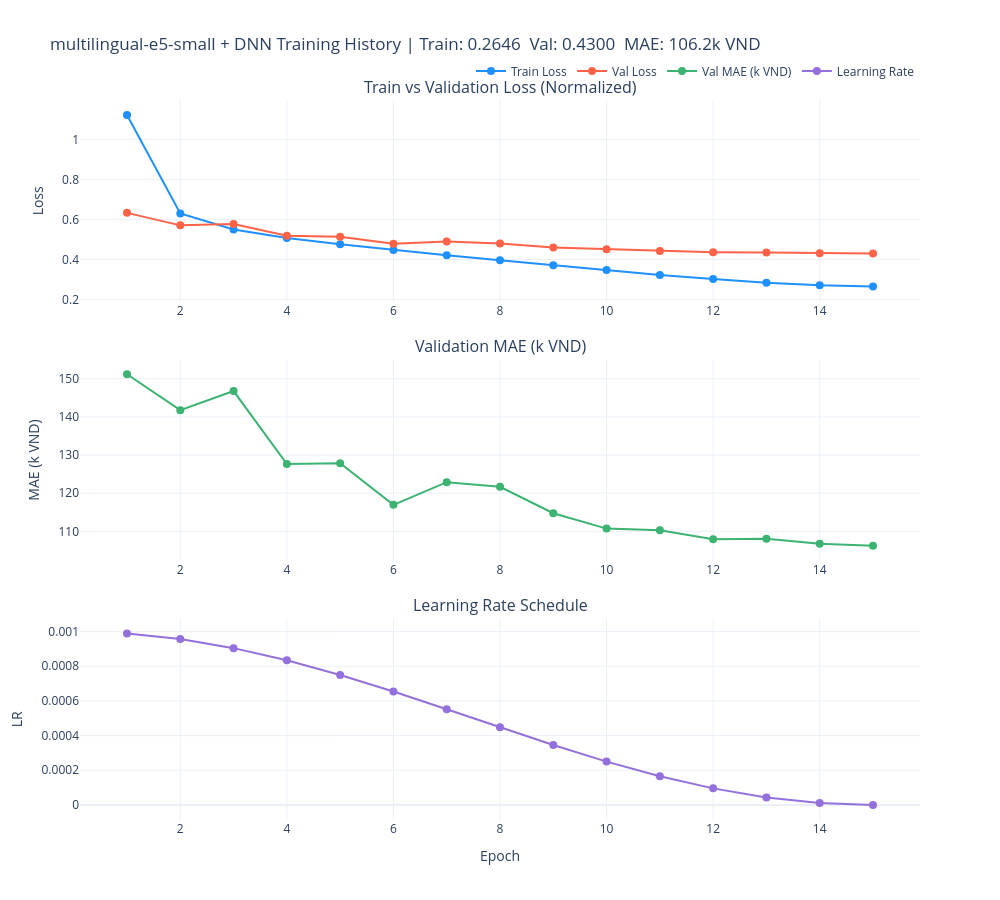

Notebook code for this chart:
### Markdown cell above
## 5. Training History

### Code cell
plot_training_history(history, title="multilingual-e5-small + DNN")

### Figure 1 — Plotly figure (JSON) as saved in the notebook; plotly's stock layout.template omitted (floating-point values rounded to 4 significant figures)
{"data": [{"line": {"color": "dodgerblue", "width": 2}, "marker": {"size": 8}, "mode": "lines+markers", "name": "Train Loss", "type": "scatter", "x": [1, 2, 3, 4, 5, 6, 7, 8, 9, 10, 11, 12, 13, 14, 15], "xaxis": "x", "y": [1.123, 0.6302, 0.5498, 0.5078, 0.4766, 0.4475, 0.4217, 0.3964, 0.371, 0.3472, 0.3228, 0.3019, 0.2836, 0.2711, 0.2646], "yaxis": "y"}, {"line": {"color": "tomato", "width": 2}, "marker": {"size": 8}, "mode": "lines+markers", "name": "Val Loss", "type": "scatter", "x": [1, 2, 3, 4, 5, 6, 7, 8, 9, 10, 11, 12, 13, 14, 15], "xaxis": "x", "y": [0.6335, 0.571, 0.5782, 0.5195, 0.514, 0.4786, 0.4906, 0.4804, 0.4597, 0.4515, 0.4422, 0.4365, 0.4346, 0.4312, 0.43], "yaxis": "y"}, {"hovertemplate": "Epoch %{x}<br>MAE: %{y:.1f}k VND<extra></extra>", "line": {"color": "mediumseagreen", "width": 2}, "marker": {"size": 8}, "mode": "lines+markers", "name": "Val MAE (k VND)", "type": "scatter", "x": [1, 2, 3, 4, 5, 6, 7, 8, 9, 10, 11, 12, 13, 14, 15], "xaxis": "x2", "y": [151.2, 141.8, 146.8, 127.7, 127.8, 117.0, 122.9, 121.7, 114.8, 110.7, 110.3, 107.9, 108.1, 106.8, 106.2], "yaxis": "y2"}, {"line": {"color": "mediumpurple", "width": 2}, "marker": {"size": 8}, "mode": "lines+markers", "name": "Learning Rate", "type": "scatter", "x": [1, 2, 3, 4, 5, 6, 7, 8, 9, 10, 11, 12, 13, 14, 15], "xaxis": "x3", "y": [0.0009891, 0.0009568, 0.0009045, 0.0008346, 0.00075, 0.0006545, 0.0005523, 0.0004477, 0.0003455, 0.00025, 0.0001654, 9.549e-05, 4.323e-05, 1.093e-05, 0], "yaxis": "y3"}], "layout": {"annotations": [{"font": {"size": 16}, "showarrow": false, "text": "Train vs Validation Loss (Normalized)", "x": 0.5, "xanchor": "center", "xref": "paper", "y": 1, "yanchor": "bottom", "yref": "paper"}, {"font": {"size": 16}, "showarrow": false, "text": "Validation MAE (k VND)", "x": 0.5, "xanchor": "center", "xref": "paper", "y": 0.64, "yanchor": "bottom", "yref": "paper"}, {"font": {"size": 16}, "showarrow": false, "text": "Learning Rate Schedule", "x": 0.5, "xanchor": "center", "xref": "paper", "y": 0.28, "yanchor": "bottom", "yref": "paper"}], "height": 900, "legend": {"orientation": "h", "x": 1, "xanchor": "right", "y": 1.02, "yanchor": "bottom"}, "showlegend": true, "title": {"text": "multilingual-e5-small + DNN Training History | Train: 0.2646  Val: 0.4300  MAE: 106.2k VND"}, "width": 1000, "xaxis": {"anchor": "y", "domain": [0, 1]}, "xaxis2": {"anchor": "y2", "domain": [0, 1]}, "xaxis3": {"anchor": "y3", "domain": [0, 1], "title": {"text": "Epoch"}}, "yaxis": {"anchor": "x", "domain": [0.72, 1], "title": {"text": "Loss"}}, "yaxis2": {"anchor": "x2", "domain": [0.36, 0.64], "title": {"text": "MAE (k VND)"}}, "yaxis3": {"anchor": "x3", "domain": [0, 0.28], "title": {"text": "LR"}}}}
